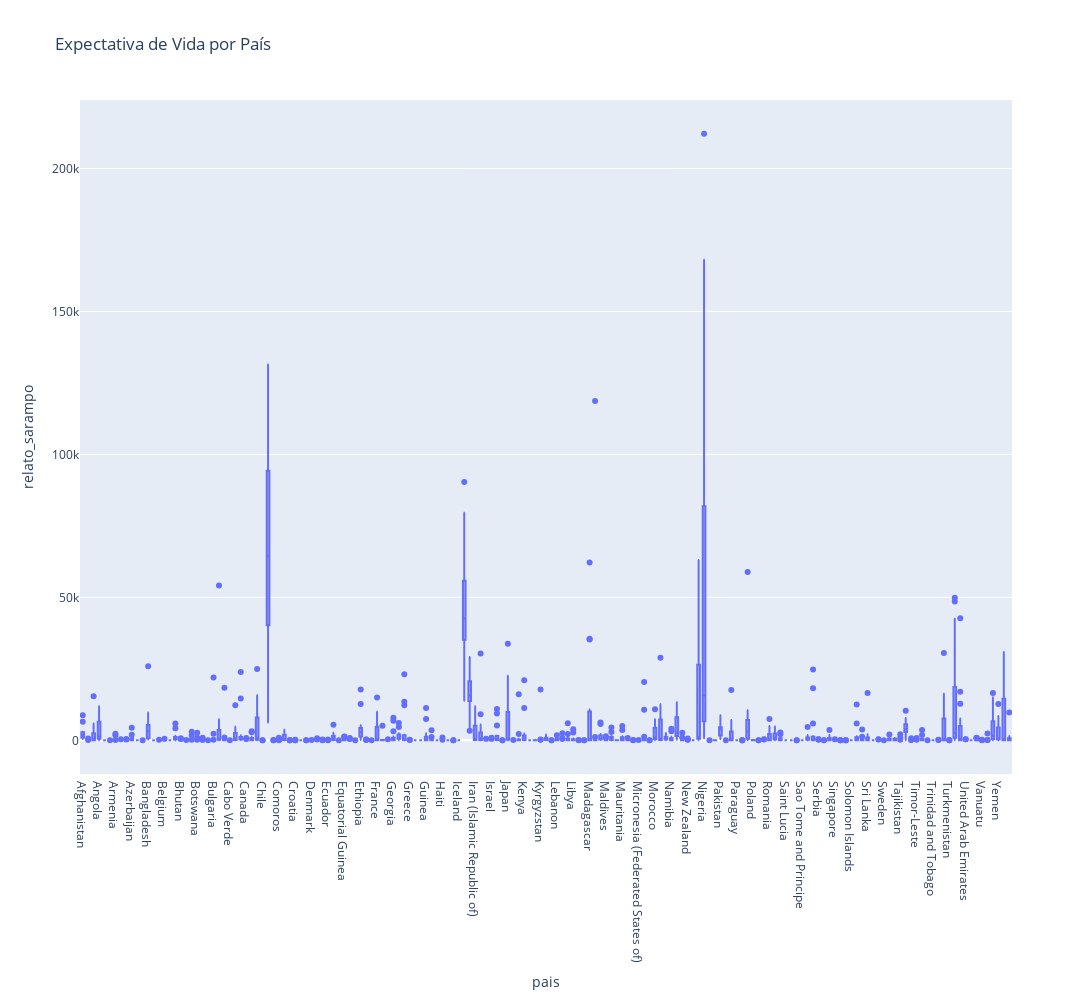

Notebook source saved alongside this figure:
### Code cell
import plotly.express as px

fig = px.box(df_cleaned, x='pais', y='relato_sarampo', title='Expectativa de Vida por País', width=1700, height=1000)

# Mostrar o gráfico
fig.show()

### Figure 1 — Plotly figure (JSON) as saved in the notebook; plotly's stock layout.template omitted (floating-point values rounded to 4 significant figures; data arrays with more than 128 entries replaced by an {"elided": "..."} marker saying what was removed)
{"data": [{"alignmentgroup": "True", "hovertemplate": "pais=%{x}<br>relato_sarampo=%{y}<extra></extra>", "legendgroup": "", "marker": {"color": "#636efa"}, "name": "", "notched": false, "offsetgroup": "", "orientation": "v", "showlegend": false, "type": "box", "x": {"elided": "2736 str values"}, "x0": " ", "xaxis": "x", "y": {"elided": "2736 int values"}, "y0": " ", "yaxis": "y"}], "layout": {"boxmode": "group", "height": 1000, "legend": {"tracegroupgap": 0}, "title": {"text": "Expectativa de Vida por País"}, "width": 1700, "xaxis": {"anchor": "y", "domain": [0, 1], "title": {"text": "pais"}}, "yaxis": {"anchor": "x", "domain": [0, 1], "title": {"text": "relato_sarampo"}}}}
